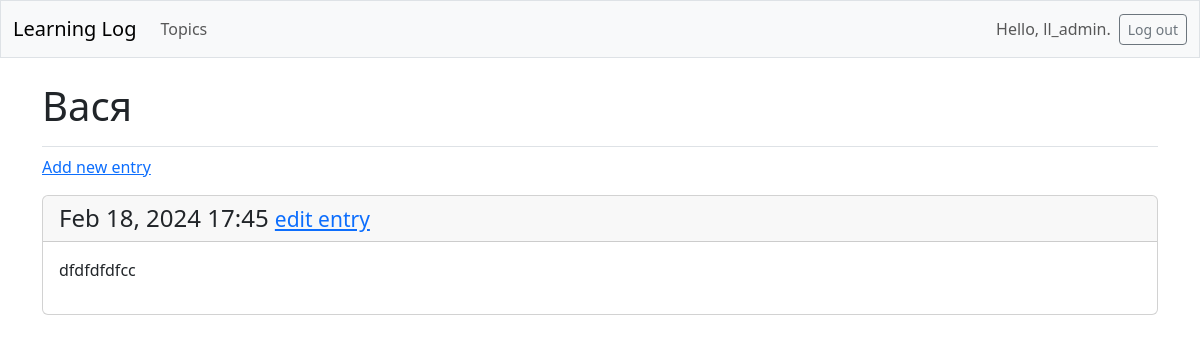
Before: /topics/5/ (signed in) with the older database file.
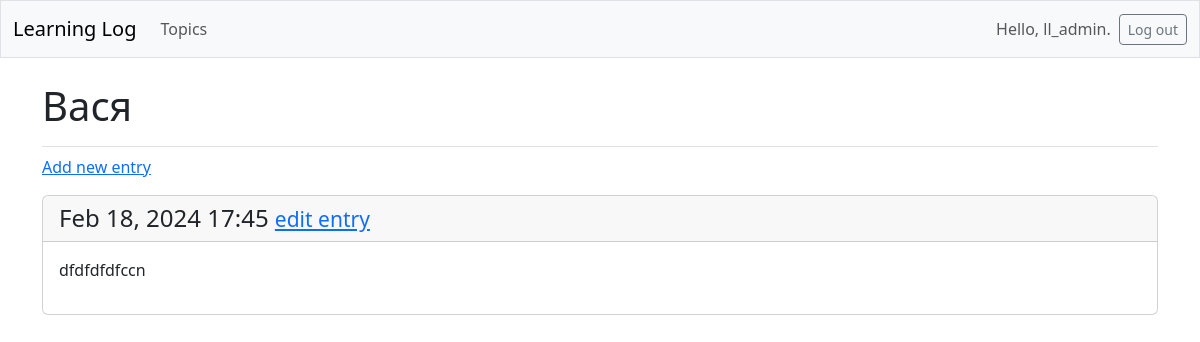
After: the same page with the newer database file.
### learning_logs/models.py (models this page shows, shortened)
class Entry(models.Model):
    topic = models.ForeignKey(Topic, on_delete=models.CASCADE)
    text = models.TextField()
    date_added = models.DateTimeField(auto_now_add=True)
    class Meta:
        verbose_name_plural = 'entries'

### learning_logs/views.py (the view)
# urls.py: path('topics/<int:topic_id>/', views.topic, name='topic'),
@login_required
def topic(request, topic_id):
    topic = Topic.objects.get(id=topic_id)
    entries = topic.entry_set.order_by('-date_added')
    context = {'topic': topic, 'entries': entries}
    return render(request, 'learning_logs/topic.html', context)

### learning_logs/templates/learning_logs/topic.html
{% extends 'learning_logs/base.html' %}
{% block page_header %}
  <h1>{{ topic.text }}</h1>
{% endblock page_header %}
{% block content %}
  <p>
    <a href="{% url 'learning_logs:new_entry' topic.id %}">Add new entry</a>
  </p>
  {% for entry in entries %}
    <div class="card mb-3">
      <h4 class="card-header">
        {{ entry.date_added|date:'M d, Y H:i' }}
        <small><a href="{% url 'learning_logs:edit_entry' entry.id %}">
          edit entry</a></small>
      </h4>
      <div class="card-body">{{ entry.text|linebreaks }}</div>
    </div>
  {% empty %}
    <p>There are no entries for this topic yet.</p>
  {% endfor %}
{% endblock content %}

Changed rows visible on the page:
changed Entry: text "dfdfdfdfcc" → "dfdfdfdfccn"
